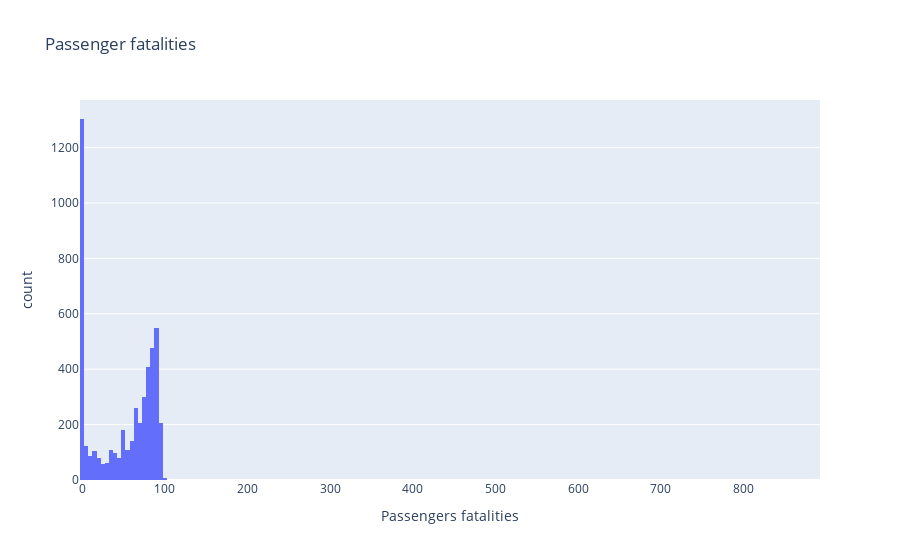

The code cell stored with this chart in its notebook:
### Code cell
passengers_fatalities_series = passengers_fatalities[passengers_fatalities["Passengers fatalities"]>=0]
fig = px.histogram(passengers_fatalities_series, x="Passengers fatalities", title="Passenger fatalities")
fig.show()

### Figure 1 — Plotly figure (JSON) as saved in the notebook; plotly's stock layout.template omitted (floating-point values rounded to 4 significant figures; data arrays with more than 128 entries replaced by an {"elided": "..."} marker saying what was removed)
{"data": [{"alignmentgroup": "True", "bingroup": "x", "hovertemplate": "Passengers fatalities=%{x}<br>count=%{y}<extra></extra>", "legendgroup": "", "marker": {"color": "#636efa", "pattern": {"shape": ""}}, "name": "", "offsetgroup": "", "orientation": "v", "showlegend": false, "type": "histogram", "x": {"elided": "4955 float values"}, "xaxis": "x", "yaxis": "y"}], "layout": {"barmode": "relative", "legend": {"tracegroupgap": 0}, "title": {"text": "Passenger fatalities"}, "xaxis": {"anchor": "y", "domain": [0, 1], "title": {"text": "Passengers fatalities"}}, "yaxis": {"anchor": "x", "domain": [0, 1], "title": {"text": "count"}}}}
